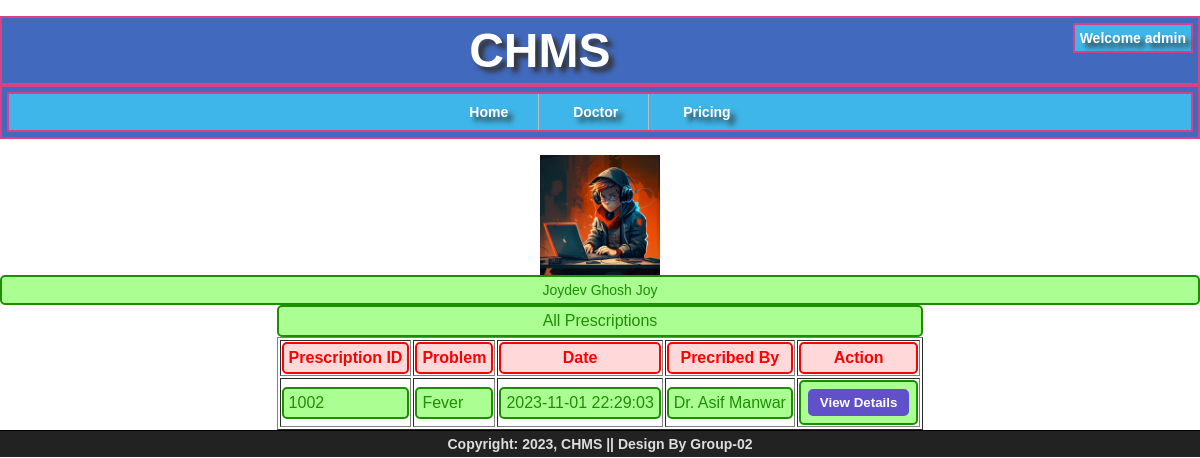
The page /chms/admin/patient/prescription.php?P_ID=1001 (signed in) on the database its author committed.
### tables this page shows
CREATE TABLE `patient` (
  `ID` int(11) NOT NULL,
  `Fname` varchar(30) NOT NULL,
  `Lname` varchar(30) DEFAULT NULL,
  `DOB` date NOT NULL,
  `Gender` char(10) NOT NULL,
  `Emergency_Number` char(15) NOT NULL,
  `Blood` char(3) DEFAULT NULL,
  `Weight` decimal(5,2) DEFAULT NULL
);

CREATE TABLE `user_details` (
  `ID` int(11) NOT NULL,
  `User_Name` varchar(255) NOT NULL,
  `Password` char(255) NOT NULL,
  `Role` char(20) NOT NULL,
  `Phone_Number` char(15) NOT NULL,
  `Email` char(150) DEFAULT NULL,
  `Address` varchar(200) DEFAULT NULL,
  `Photo` char(50) DEFAULT NULL,
  `Status` tinyint(1) NOT NULL
);

CREATE TABLE `prescriptions` (
  `ID` int(11) NOT NULL,
  `Date` datetime NOT NULL,
  `D_ID` int(11) NOT NULL,
  `P_ID` int(11) NOT NULL,
  `Problem` varchar(200) NOT NULL,
  `Suggestions` varchar(200) DEFAULT NULL
);

CREATE TABLE `doctor` (
  `ID` int(11) NOT NULL,
  `License_Number` int(11) NOT NULL,
  `Fname` varchar(30) NOT NULL,
  `Lname` varchar(30) DEFAULT NULL,
  `Title` varchar(30) DEFAULT NULL,
  `DOB` date NOT NULL,
  `Gender` char(10) NOT NULL,
  `Experience_From` date NOT NULL,
  `Language` varchar(100) NOT NULL,
  `Current_Position` varchar(150) NOT NULL,
  `P_Location` varchar(150) NOT NULL
);

### CHMS/admin/patient/prescription.php (the view, shortened to what this page needs)
<?php
include("../../common/header-content.php");
if(isset($_GET['P_ID'])){
	$P_ID = $_GET['P_ID'];
	$sql_info = "SELECT p.Fname, p.Lname, u.Photo
                FROM patient p, user_details u
                WHERE p.ID = u.ID AND p.ID = $P_ID";
        $result_info = mysqli_query($conn, $sql_info);
        $found_user = mysqli_fetch_array($result_info);
        $Fname = $found_user['Fname'];
        $Lname = $found_user['Lname'];
        $Photo = $found_user['Photo'];
        echo '<table border="1" align="center">';
        if($Photo == ""){
            echo '<div align="center"><img src="/chms/patient/img/null.jpg" alt="'.$Fname.' '.$Lname.'" width="200px" height="200px"></div>';
        }
        else{
            echo '<div align="center"><img src="/chms/patient/'.$Photo.'" alt="'.$Fname.' '.$Lname.'" width="120px" height="120px"></div>';
        }
        echo '<div id="joy_congratulation" align="center">'.
            $Fname . ' '. $Lname .'</div>';
echo '
		<caption>
			<div id="joy_congratulation">
				All Prescriptions
			</div>
		</caption>
		<tr>
			<th>
				<div id="joy_warning" align="center">
					Prescription ID
				</div>
			</th>
			<th>
				<div id="joy_warning" align="center">
					Problem
				</div>
			</th>
			<th>
				<div id="joy_warning" align="center">
					Date
				</div>
			</th>
			<th>
				<div id="joy_warning" align="center">
					Precribed By
				</div>
			</th>
			<th>
				<div id="joy_warning" align="center">
					Action
				</div>
			</th>
		</tr>';
	$sql_all_prescription = "SELECT p.ID, p.Problem, p.Date, d.Title, d.Fname, d.Lname
								FROM prescriptions p, doctor d
								WHERE d.ID = p.D_ID AND p.P_ID = $P_ID
								ORDER BY Date DESC";
	$result_all_prescription = mysqli_query($conn, $sql_all_prescription);
	if (mysqli_num_rows($result_all_prescription) > 0){
		while ($row = mysqli_fetch_assoc($result_all_prescription)){
			echo '<tr>
					<td>
						<div id="joy_congratulation">
							'.$row['ID'].'
						</div>
					</td>
					<td>
						<div id="joy_congratulation">
							'.$row['Problem'].'
						</div>
					</td>
					<td>
						<div id="joy_congratulation">
							'.$row['Date'].'
						</div>
					</td>
					<td>
						<div id="joy_congratulation">
							'.$row['Title'].' Dr. '.$row['Fname'].' '.$row['Lname'].'
						</div>
					</td>
					<td>
						<div id="joy_congratulation">
							<form action="/chms/admin/patient/prescriptions-details.php" target="_blank" method="POST" style="margin: 0px; padding: 0px;">
								<input type="hidden" id="ID" name="ID" value="'.$row['ID'].'">
								<input type="submit" name="submit" value="View Details">
							</form>
						</div>
					</td>
				</tr>';
		}
	}
	echo '</table>';
}
else{
	redirect_to("/chms/admin/");
}
?>
<!DOCTYPE html>
<html>
<head>
</head>
<body>
</body>
</html>

### rows shown on the page
patient: ID.Photo (picture), Fname "Joydev Ghosh", Lname "Joy"
prescriptions: ID "1002", Problem "Fever", Date "2023-11-01 22:29:03", D_ID.Fname "Asif", D_ID.Lname "Manwar"

### other values the page prints
$User_Name "admin"
